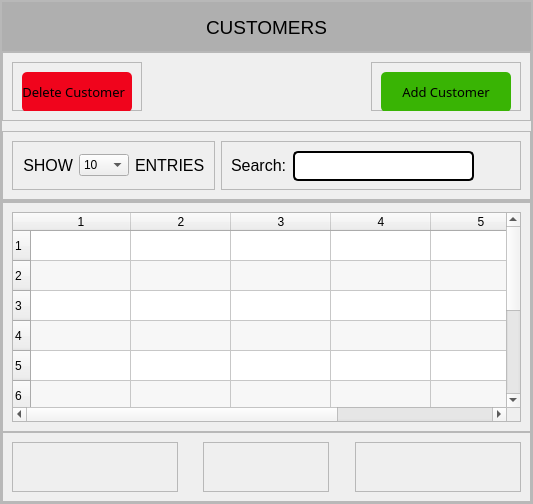
                  <widget class="QWidget" name="pageCustomers">
                   <layout class="QVBoxLayout" name="verticalLayout_19">
                    <property name="spacing">
                     <number>0</number>
                    </property>
                    <property name="leftMargin">
                     <number>0</number>
                    </property>
                    <property name="topMargin">
                     <number>0</number>
                    </property>
                    <property name="rightMargin">
                     <number>0</number>
                    </property>
                    <property name="bottomMargin">
                     <number>0</number>
                    </property>
                    <item>
                     <widget class="QFrame" name="frame_28">
                      <property name="frameShape">
                       <enum>QFrame::StyledPanel</enum>
                      </property>
                      <property name="frameShadow">
                       <enum>QFrame::Raised</enum>
                      </property>
                      <layout class="QVBoxLayout" name="verticalLayout_20">
                       <property name="spacing">
                        <number>0</number>
                       </property>
                       <property name="leftMargin">
                        <number>0</number>
                       </property>
                       <property name="topMargin">
                        <number>0</number>
                       </property>
                       <property name="rightMargin">
                        <number>0</number>
                       </property>
                       <property name="bottomMargin">
                        <number>0</number>
                       </property>
                       <item>
                        <widget class="QFrame" name="frame_29">
                         <property name="minimumSize">
                          <size>
                           <width>30</width>
                           <height>30</height>
                          </size>
                         </property>
                         <property name="maximumSize">
                          <size>
                           <width>16777215</width>
                           <height>50</height>
                          </size>
                         </property>
                         <property name="frameShape">
                          <enum>QFrame::StyledPanel</enum>
                         </property>
                         <property name="frameShadow">
                          <enum>QFrame::Raised</enum>
                         </property>
                         <layout class="QVBoxLayout" name="verticalLayout_21">
                          <property name="spacing">
                           <number>0</number>
                          </property>
                          <property name="leftMargin">
                           <number>0</number>
                          </property>
                          <property name="topMargin">
                           <number>0</number>
                          </property>
                          <property name="rightMargin">
                           <number>0</number>
                          </property>
                          <property name="bottomMargin">
                           <number>0</number>
                          </property>
                          <item>
                           <widget class="QLabel" name="label_25">
                            <property name="minimumSize">
                             <size>
                              <width>0</width>
                              <height>50</height>
                             </size>
                            </property>
                            <property name="font">
                             <font>
                              <pointsize>14</pointsize>
                             </font>
                            </property>
                            <property name="styleSheet">
                             <string notr="true">background-color: rgb(175, 175, 175);</string>
                            </property>
                            <property name="text">
                             <string>CUSTOMERS</string>
                            </property>
                            <property name="alignment">
                             <set>Qt::AlignCenter</set>
                            </property>
                           </widget>
                          </item>
                         </layout>
                        </widget>
                       </item>
                       <item>
                        <widget class="QFrame" name="frame_31">
                         <property name="minimumSize">
                          <size>
                           <width>0</width>
                           <height>100</height>
                          </size>
                         </property>
                         <property name="maximumSize">
                          <size>
                           <width>16777215</width>
                           <height>150</height>
                          </size>
                         </property>
                         <property name="frameShape">
                          <enum>QFrame::StyledPanel</enum>
                         </property>
                         <property name="frameShadow">
                          <enum>QFrame::Raised</enum>
                         </property>
                         <layout class="QVBoxLayout" name="verticalLayout_42">
                          <property name="spacing">
                           <number>10</number>
                          </property>
                          <property name="leftMargin">
                           <number>0</number>
                          </property>
                          <property name="topMargin">
                           <number>0</number>
                          </property>
                          <property name="rightMargin">
                           <number>0</number>
                          </property>
                          <property name="bottomMargin">
                           <number>0</number>
                          </property>
                          <item>
                           <widget class="QFrame" name="frame_33">
                            <property name="frameShape">
                             <enum>QFrame::StyledPanel</enum>
                            </property>
                            <property name="frameShadow">
                             <enum>QFrame::Raised</enum>
                            </property>
                            <layout class="QHBoxLayout" name="horizontalLayout_13">
                             <item alignment="Qt::AlignLeft">
                              <widget class="QFrame" name="frame_56">
                               <property name="frameShape">
                                <enum>QFrame::StyledPanel</enum>
                               </property>
                               <property name="frameShadow">
                                <enum>QFrame::Raised</enum>
                               </property>
                               <layout class="QVBoxLayout" name="verticalLayout_7">
                                <item>
                                 <widget class="QPushButton" name="btn_pageCustomers_deleteCustomer">
                                  <property name="minimumSize">
                                   <size>
                                    <width>100</width>
                                    <height>40</height>
                                   </size>
                                  </property>
                                  <property name="font">
                                   <font>
                                    <family>Franklin Gothic Book</family>
                                    <pointsize>10</pointsize>
                                   </font>
                                  </property>
                                  <property name="cursor">
                                   <cursorShape>PointingHandCursor</cursorShape>
                                  </property>
                                  <property name="styleSheet">
                                   <string notr="true">border-radius:5px;
background-color: rgb(240, 4, 28);</string>
                                  </property>
                                  <property name="text">
                                   <string>Delete Customer  </string>
                                  </property>
                                  <property name="icon">
                                   <iconset resource="resources.qrc">
                                    <normaloff>:/icons/icons/delete.png</normaloff>:/icons/icons/delete.png</iconset>
                                  </property>
                                 </widget>
                                </item>
                               </layout>
                              </widget>
                             </item>
                             <item alignment="Qt::AlignRight">
                              <widget class="QFrame" name="frame_57">
                               <property name="minimumSize">
                                <size>
                                 <width>150</width>
                                 <height>0</height>
                                </size>
                               </property>
                               <property name="frameShape">
                                <enum>QFrame::StyledPanel</enum>
                               </property>
                               <property name="frameShadow">
                                <enum>QFrame::Raised</enum>
                               </property>
                               <layout class="QVBoxLayout" name="verticalLayout_43">
                                <item>
                                 <widget class="QPushButton" name="btn_pageCustomers_addCustomer">
                                  <property name="minimumSize">
                                   <size>
                                    <width>100</width>
                                    <height>40</height>
                                   </size>
                                  </property>
                                  <property name="font">
                                   <font>
                                    <family>Franklin Gothic Book</family>
                                    <pointsize>10</pointsize>
                                   </font>
                                  </property>
                                  <property name="cursor">
                                   <cursorShape>PointingHandCursor</cursorShape>
                                  </property>
                                  <property name="styleSheet">
                                   <string notr="true">border-radius:5px;
background-color: rgb(57, 180, 4);</string>
                                  </property>
                                  <property name="text">
                                   <string>Add Customer</string>
                                  </property>
                                  <property name="icon">
                                   <iconset resource="resources.qrc">
                                    <normaloff>:/icons/icons/add customer.png</normaloff>:/icons/icons/add customer.png</iconset>
                                  </property>
                                 </widget>
                                </item>
                               </layout>
                              </widget>
                             </item>
                            </layout>
                           </widget>
                          </item>
                          <item>
                           <widget class="QFrame" name="frame_32">
                            <property name="styleSheet">
                             <string notr="true"/>
                            </property>
                            <property name="frameShape">
                             <enum>QFrame::StyledPanel</enum>
                            </property>
                            <property name="frameShadow">
                             <enum>QFrame::Raised</enum>
                            </property>
                            <layout class="QHBoxLayout" name="horizontalLayout_11">
                             <item>
                              <widget class="QFrame" name="frame_34">
                               <property name="maximumSize">
                                <size>
                                 <width>250</width>
                                 <height>16777215</height>
                                </size>
                               </property>
                               <property name="frameShape">
                                <enum>QFrame::StyledPanel</enum>
                               </property>
                               <property name="frameShadow">
                                <enum>QFrame::Raised</enum>
                               </property>
                               <layout class="QHBoxLayout" name="horizontalLayout_12">
                                <item>
                                 <widget class="QLabel" name="label_26">
                                  <property name="font">
                                   <font>
                                    <pointsize>12</pointsize>
                                   </font>
                                  </property>
                                  <property name="text">
                                   <string>SHOW</string>
                                  </property>
                                  <property name="alignment">
                                   <set>Qt::AlignRight|Qt::AlignTrailing|Qt::AlignVCenter</set>
                                  </property>
                                 </widget>
                                </item>
                                <item>
                                 <widget class="QComboBox" name="combo_pageCustomers_entries">
                                  <property name="maximumSize">
                                   <size>
                                    <width>50</width>
                                    <height>16777215</height>
                                   </size>
                                  </property>
                                  <property name="cursor">
                                   <cursorShape>PointingHandCursor</cursorShape>
                                  </property>
                                  <item>
                                   <property name="text">
                                    <string>10</string>
                                   </property>
                                  </item>
                                  <item>
                                   <property name="text">
                                    <string>15</string>
                                   </property>
                                  </item>
                                  <item>
                                   <property name="text">
                                    <string>20</string>
                                   </property>
                                  </item>
                                  <item>
                                   <property name="text">
                                    <string>30</string>
                                   </property>
                                  </item>
                                  <item>
                                   <property name="text">
                                    <string>50</string>
                                   </property>
                                  </item>
                                  <item>
                                   <property name="text">
                                    <string>100</string>
                                   </property>
                                  </item>
                                 </widget>
                                </item>
                                <item>
                                 <widget class="QLabel" name="label_27">
                                  <property name="font">
                                   <font>
                                    <pointsize>12</pointsize>
                                   </font>
                                  </property>
                                  <property name="text">
                                   <string>ENTRIES</string>
                                  </property>
                                 </widget>
                                </item>
                               </layout>
                              </widget>
                             </item>
                             <item alignment="Qt::AlignRight">
                              <widget class="QFrame" name="frame_35">
                               <property name="minimumSize">
                                <size>
                                 <width>300</width>
                                 <height>0</height>
                                </size>
                               </property>
                               <property name="frameShape">
                                <enum>QFrame::StyledPanel</enum>
                               </property>
                               <property name="frameShadow">
                                <enum>QFrame::Raised</enum>
                               </property>
                               <layout class="QHBoxLayout" name="horizontalLayout_14">
                                <item>
                                 <widget class="QLabel" name="label_28">
                                  <property name="font">
                                   <font>
                                    <pointsize>12</pointsize>
                                   </font>
                                  </property>
                                  <property name="text">
                                   <string>Search:</string>
                                  </property>
                                 </widget>
                                </item>
                                <item>
                                 <widget class="QLineEdit" name="led_pageCustomers_search">
                                  <property name="minimumSize">
                                   <size>
                                    <width>0</width>
                                    <height>30</height>
                                   </size>
                                  </property>
                                  <property name="styleSheet">
                                   <string notr="true">border: 2px solid black;
border-radius: 5px</string>
                                  </property>
                                 </widget>
                                </item>
                                <item>
                                 <widget class="QPushButton" name="btn_pageCustomers_search">
                                  <property name="minimumSize">
                                   <size>
                                    <width>30</width>
                                    <height>30</height>
                                   </size>
                                  </property>
                                  <property name="font">
                                   <font>
                                    <family>Franklin Gothic Book</family>
                                    <pointsize>10</pointsize>
                                   </font>
                                  </property>
                                  <property name="cursor">
                                   <cursorShape>PointingHandCursor</cursorShape>
                                  </property>
                                  <property name="styleSheet">
                                   <string notr="true">border-radius:5px;
background-color: rgb(255, 255, 255,0);</string>
                                  </property>
                                  <property name="text">
                                   <string/>
                                  </property>
                                  <property name="icon">
                                   <iconset resource="resources.qrc">
                                    <normaloff>:/icons/icons/search.png</normaloff>:/icons/icons/search.png</iconset>
                                  </property>
                                  <property name="shortcut">
                                   <string>Return</string>
                                  </property>
                                 </widget>
                                </item>
                               </layout>
                              </widget>
                             </item>
                            </layout>
                           </widget>
                          </item>
                         </layout>
                        </widget>
                       </item>
                       <item>
                        <widget class="QFrame" name="frame_30">
                         <property name="minimumSize">
                          <size>
                           <width>0</width>
                           <height>100</height>
                          </size>
                         </property>
                         <property name="maximumSize">
                          <size>
                           <width>16777215</width>
                           <height>1000</height>
                          </size>
                         </property>
                         <property name="frameShape">
                          <enum>QFrame::StyledPanel</enum>
                         </property>
                         <property name="frameShadow">
                          <enum>QFrame::Raised</enum>
                         </property>
                         <layout class="QVBoxLayout" name="verticalLayout_44">
                          <property name="spacing">
                           <number>0</number>
                          </property>
                          <property name="leftMargin">
                           <number>0</number>
                          </property>
                          <property name="topMargin">
                           <number>0</number>
                          </property>
                          <property name="rightMargin">
                           <number>0</number>
                          </property>
                          <property name="bottomMargin">
                           <number>0</number>
                          </property>
                          <item>
                           <widget class="QFrame" name="frame_59">
                            <property name="minimumSize">
                             <size>
                              <width>0</width>
                              <height>230</height>
                             </size>
                            </property>
                            <property name="frameShape">
                             <enum>QFrame::StyledPanel</enum>
                            </property>
                            <property name="frameShadow">
                             <enum>QFrame::Raised</enum>
                            </property>
                            <layout class="QHBoxLayout" name="horizontalLayout_22">
                             <item>
                              <widget class="QTableWidget" name="table_pageCustomers_customers">
                               <property name="maximumSize">
                                <size>
                                 <width>600</width>
                                 <height>16777215</height>
                                </size>
                               </property>
                               <property name="acceptDrops">
                                <bool>false</bool>
                               </property>
                               <property name="autoFillBackground">
                                <bool>false</bool>
                               </property>
                               <property name="alternatingRowColors">
                                <bool>true</bool>
                               </property>
                               <property name="rowCount">
                                <number>10</number>
                               </property>
                               <property name="columnCount">
                                <number>6</number>
                               </property>
                               <row/>
                               <row/>
                               <row/>
                               <row/>
                               <row/>
                               <row/>
                               <row/>
                               <row/>
                               <row/>
                               <row/>
                               <column/>
                               <column/>
                               <column/>
                               <column/>
                               <column/>
                               <column/>
                              </widget>
                             </item>
                            </layout>
                           </widget>
                          </item>
                          <item alignment="Qt::AlignBottom">
                           <widget class="QFrame" name="frame_58">
                            <property name="minimumSize">
                             <size>
                              <width>0</width>
                              <height>50</height>
                             </size>
                            </property>
                            <property name="frameShape">
                             <enum>QFrame::StyledPanel</enum>
                            </property>
                            <property name="frameShadow">
                             <enum>QFrame::Raised</enum>
                            </property>
                            <layout class="QHBoxLayout" name="horizontalLayout_21">
                             <item>
                              <widget class="QFrame" name="frame_61">
                               <property name="frameShape">
                                <enum>QFrame::StyledPanel</enum>
                               </property>
                               <property name="frameShadow">
                                <enum>QFrame::Raised</enum>
                               </property>
                              </widget>
                             </item>
                             <item alignment="Qt::AlignHCenter|Qt::AlignVCenter">
                              <widget class="QFrame" name="frame_60">
                               <property name="frameShape">
                                <enum>QFrame::StyledPanel</enum>
                               </property>
                               <property name="frameShadow">
                                <enum>QFrame::Raised</enum>
                               </property>
                               <layout class="QHBoxLayout" name="horizontalLayout_8">
                                <item>
                                 <widget class="QPushButton" name="btn_pageCustomers_previous">
                                  <property name="minimumSize">
                                   <size>
                                    <width>50</width>
                                    <height>30</height>
                                   </size>
                                  </property>
                                  <property name="cursor">
                                   <cursorShape>PointingHandCursor</cursorShape>
                                  </property>
                                  <property name="styleSheet">
                                   <string notr="true">border-radius:5px</string>
                                  </property>
                                  <property name="text">
                                   <string/>
                                  </property>
                                  <property name="icon">
                                   <iconset resource="resources.qrc">
                                    <normaloff>:/icons/icons/previous.png</normaloff>:/icons/icons/previous.png</iconset>
                                  </property>
                                 </widget>
                                </item>
                                <item>
                                 <widget class="QPushButton" name="btn_pageCustomers_next">
                                  <property name="minimumSize">
                                   <size>
                                    <width>50</width>
                                    <height>30</height>
                                   </size>
                                  </property>
                                  <property name="cursor">
                                   <cursorShape>PointingHandCursor</cursorShape>
                                  </property>
                                  <property name="styleSheet">
                                   <string notr="true">border-radius:5px</string>
                                  </property>
                                  <property name="text">
                                   <string/>
                                  </property>
                                  <property name="icon">
                                   <iconset resource="resources.qrc">
                                    <normaloff>:/icons/icons/next.png</normaloff>:/icons/icons/next.png</iconset>
                                  </property>
                                 </widget>
                                </item>
                               </layout>
                              </widget>
                             </item>
                             <item>
                              <widget class="QFrame" name="frame_62">
                               <property name="frameShape">
                                <enum>QFrame::StyledPanel</enum>
                               </property>
                               <property name="frameShadow">
                                <enum>QFrame::Raised</enum>
                               </property>
                              </widget>
                             </item>
                            </layout>
                           </widget>
                          </item>
                         </layout>
                        </widget>
                       </item>
                      </layout>
                     </widget>
                    </item>
                   </layout>
                  </widget>
